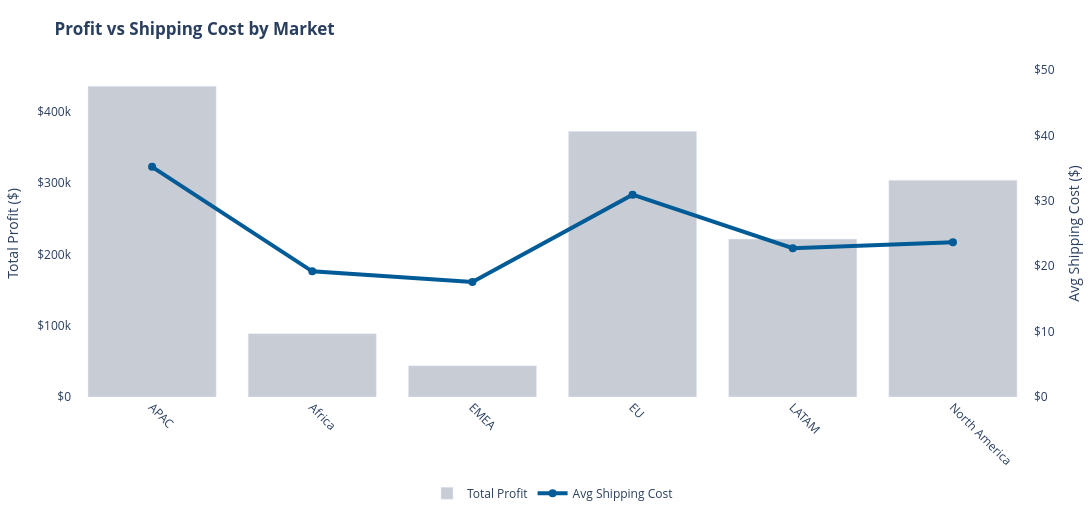

Source (notebook cell):
### Code cell
import plotly.graph_objects as go

# Aggregate by market
market_summary = (
    df.groupby("Market2", as_index=False)
      .agg(Avg_Shipping_Cost=("Shipping.Cost", "mean"),
           Total_Profit=("Profit", "sum"))
      .sort_values("Market2")
)

fig = go.Figure()

# Bars: Total Profit
fig.add_bar(
    x=market_summary["Market2"],
    y=market_summary["Total_Profit"],
    name="Total Profit",
    marker_color="#c8ccd4"
)

# Line: Avg Shipping Cost (secondary y-axis)
fig.add_scatter(
    x=market_summary["Market2"],
    y=market_summary["Avg_Shipping_Cost"],
    name="Avg Shipping Cost",
    mode="lines+markers",
    line=dict(color="#005b96", width=4),
    marker=dict(size=8),
    yaxis="y2"
)

fig.update_layout(
    title="<b>Profit vs Shipping Cost by Market</b>",
    width=1100,
    height=520,
    plot_bgcolor="white",
    margin=dict(l=60, r=40, t=70, b=110),
    legend=dict(
        orientation="h",
        x=0.5, y=-0.25,
        xanchor="center", yanchor="top"
    ),
    xaxis=dict(
        tickangle=45,
        showgrid=False,
        zeroline=False
    ),
    yaxis=dict(
        title="Total Profit ($)",
        tickformat="$,.2~s",
        showgrid=False,
        zeroline=False
    ),
    yaxis2=dict(
        overlaying="y",
        side="right",
        title="Avg Shipping Cost ($)",
        tickformat="$,.0f",
        range=[0, 50],
        showgrid=False,
        zeroline=False
    )
)

fig.show()

### Figure 1 — Plotly figure (JSON) as saved in the notebook; plotly's stock layout.template omitted (floating-point values rounded to 4 significant figures)
{"data": [{"marker": {"color": "#c8ccd4"}, "name": "Total Profit", "type": "bar", "x": ["APAC", "Africa", "EMEA", "EU", "LATAM", "North America"], "y": [436000.0, 88870.0, 43900.0, 372800.0, 221600.0, 304200.0]}, {"line": {"color": "#005b96", "width": 4}, "marker": {"size": 8}, "mode": "lines+markers", "name": "Avg Shipping Cost", "type": "scatter", "x": ["APAC", "Africa", "EMEA", "EU", "LATAM", "North America"], "y": [35.19, 19.22, 17.57, 30.94, 22.74, 23.67], "yaxis": "y2"}], "layout": {"height": 520, "legend": {"orientation": "h", "x": 0.5, "xanchor": "center", "y": -0.25, "yanchor": "top"}, "margin": {"b": 110, "l": 60, "r": 40, "t": 70}, "plot_bgcolor": "white", "title": {"text": "<b>Profit vs Shipping Cost by Market</b>"}, "width": 1100, "xaxis": {"showgrid": false, "tickangle": 45, "zeroline": false}, "yaxis": {"showgrid": false, "tickformat": "$,.2~s", "title": {"text": "Total Profit ($)"}, "zeroline": false}, "yaxis2": {"overlaying": "y", "range": [0, 50], "showgrid": false, "side": "right", "tickformat": "$,.0f", "title": {"text": "Avg Shipping Cost ($)"}, "zeroline": false}}}
